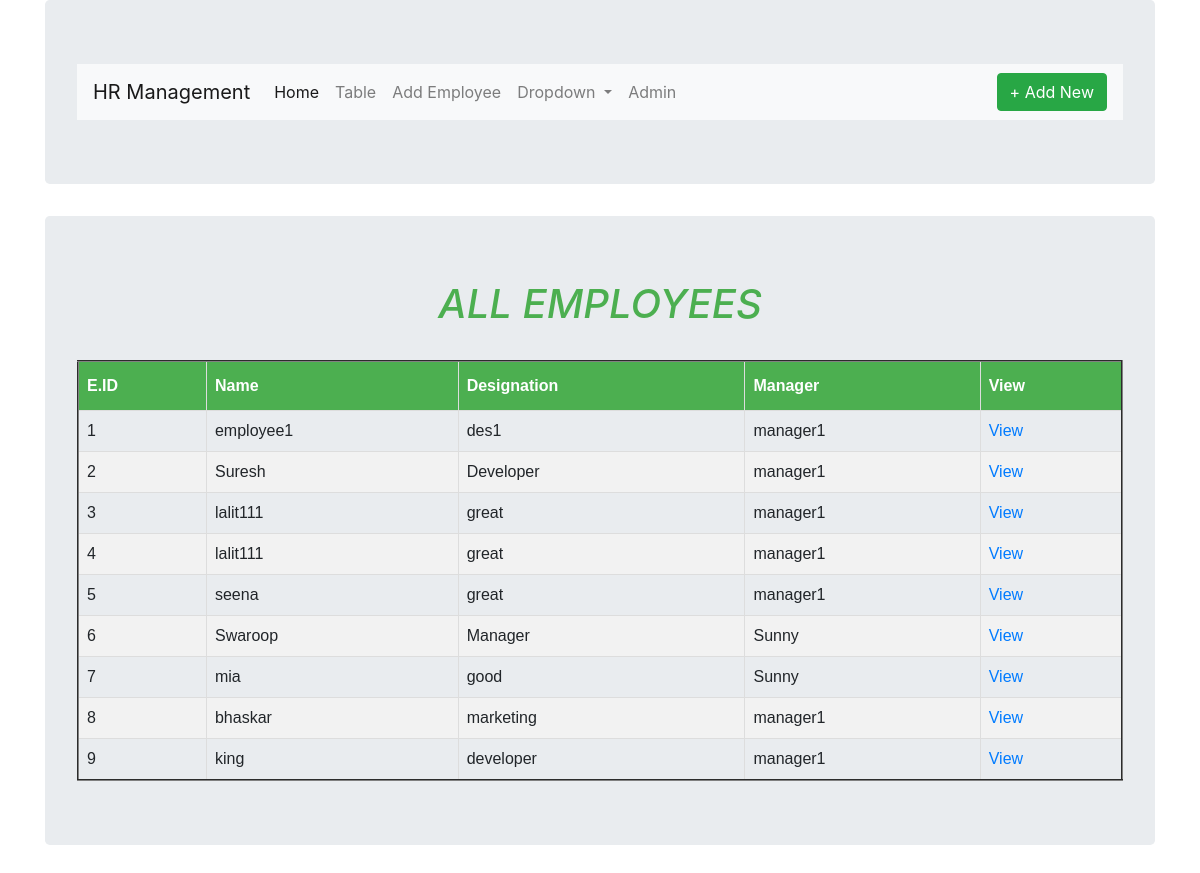
Screenshot of /table/ with the database file from the repository.
### app85/models.py (models this page shows, shortened)
class Employee(models.Model):
    name=models.CharField(max_length=25)
    designation=models.CharField(max_length=25)
    reporting =models.ForeignKey(Manager,on_delete=models.CASCADE)

class Manager(models.Model):
    name = models.CharField(max_length=25)
    designation=models.CharField(max_length=25)
    reporting=models.ForeignKey(SeniorManager,on_delete=models.CASCADE)
    def __str__(self):
        return self.name

### app85/views.py (the view)
# urls.py: path('table/', views.Table.as_view(),name='table'),
class Table(ListView):
    model=Employee
    template_name = 'table.html'

### templates/table.html (shortened to what this page needs)
<!DOCTYPE html>
{% extends 'base.html' %}
{% block body_block %}
<html lang="en">
<head>
</head>
<body>
<div class="container">
<div class="jumbotron">
<h1><em>ALL EMPLOYEES</em></h1><br>
    <table id="customers" border="2">
        <thead>
        <th> E.ID </th>
        <th> Name</th>
        <th> Designation</th>
        <th> Manager </th>
        <th> View </th>
        </thead>
         {% for x in employee_list %}
             <tr>
             <td>{{ x.id }}</td>
             <td>{{ x.name }}</td>
             <td>{{ x.designation }}</td>
             <td>{{ x.reporting }}</td>
             <td><a href="{{ x.id }}">View</a></td>
</tr>
  {% endfor %}
    </table>
</div>
</div>
</body>
{% endblock %}

### templates/base.html (shortened to what this page needs)
<!DOCTYPE html>
<html lang="en">
<head>
    <link rel="stylesheet" href="https://stackpath.bootstrapcdn.com/bootstrap/4.1.3/css/bootstrap.min.css">
</head>
<body>
<div class="container">
    <div class="jumbotron">
        <nav class="navbar navbar-expand-lg navbar-light bg-light">
  <a class="navbar-brand" href="{% url 'app85:index' %}">HR Management</a>
  <div class="collapse navbar-collapse" id="navbarSupportedContent">
    <ul class="navbar-nav mr-auto">
      <li class="nav-item active">
        <a class="nav-link" href="{% url 'app85:index' %}">Home <span class="sr-only">(current)</span></a>
      </li>
      <li class="nav-item">
        <a class="nav-link" href="{% url 'app85:table' %}">Table</a>
      </li>
        <li class="nav-item">
        <a class="nav-link" href="{% url 'app85:create' %}">Add Employee</a>
      </li>
      <li class="nav-item dropdown">
        <a class="nav-link dropdown-toggle" href="#" id="navbarDropdown" role="button" data-toggle="dropdown" aria-haspopup="true" aria-expanded="false">
          Dropdown
        </a>
      </li>
      <li class="nav-item">
        <a class="nav-link " href="{% url 'admin:index' %}">Admin</a>
      </li>
    </ul>
      <a href="{% url 'app85:create' %}"> <button type="button" class="btn btn-success">+ Add New</button></a>
  </div>
</nav>
    </div>
</div>
{% block body_block %}
{% endblock %}
</body>
</html>

### templates/table.html (style rules this page uses)
table { width: 100%; }
#customers { font-family: "Trebuchet MS", Arial, Helvetica, sans-serif; border-collapse: collapse; width: 100%; }
#customers td, #customers th { border: 1px solid #ddd; padding: 8px; }
#customers tr:nth-child(even) { background-color: #f2f2f2; }
#customers th { padding-top: 12px; padding-bottom: 12px; text-align: left; background-color: #4CAF50; color: white; }
h1 { text-align: center; color: #4CAF50; }

### rows the page displays
Employee: id "1", name "employee1", designation "des1", reporting "manager1"
Employee: id "2", name "Suresh", designation "Developer", reporting "manager1"
Employee: id "3", name "lalit111", designation "great", reporting "manager1"
Employee: id "4", name "lalit111", designation "great", reporting "manager1"
Employee: id "5", name "seena", designation "great", reporting "manager1"
Employee: id "6", name "Swaroop", designation "Manager", reporting "Sunny"
Employee: id "7", name "mia", designation "good", reporting "Sunny"
Employee: id "8", name "bhaskar", designation "marketing", reporting "manager1"
Employee: id "9", name "king", designation "developer", reporting "manager1"
